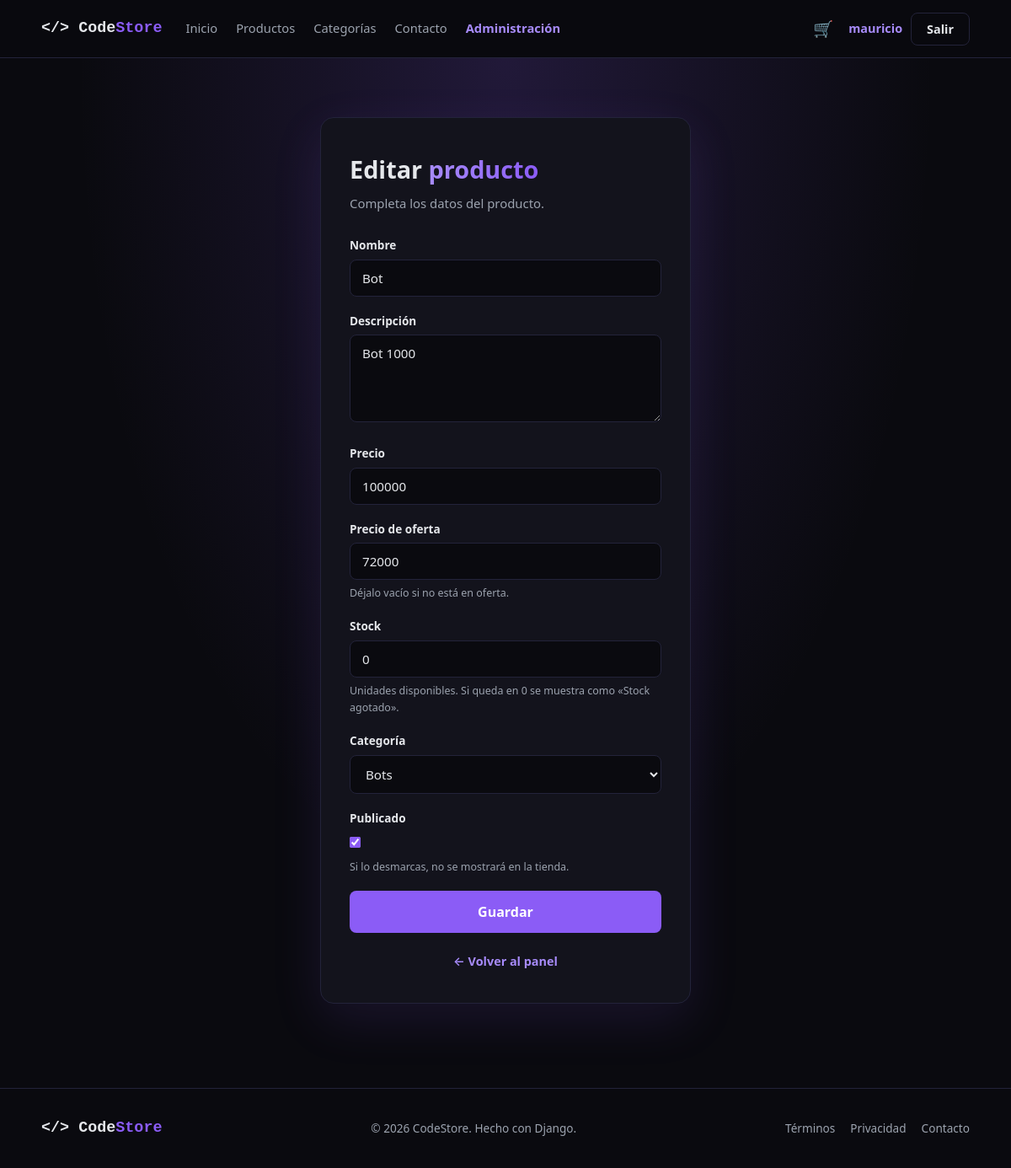
Screenshot of /panel/3/editar/ (signed in) with the database file from the repository.
### productos/models.py (models this page shows, shortened)
class Producto(models.Model):
    CATEGORIAS = [
        ('python', 'Python'),
        ('web', 'Web'),
        ('bots', 'Bots'),
        ('ui', 'Plantillas UI'),
        ('otros', 'Otros'),
    ]
    nombre = models.CharField('Nombre', max_length=120)
    descripcion = models.TextField('Descripción')
    precio = models.PositiveIntegerField('Precio', validators=[MinValueValidator(1)])
    categoria = models.CharField('Categoría', max_length=20, choices=CATEGORIAS, default='otros')
    activo = models.BooleanField(
        'Publicado',
        default=True,
        help_text='Si lo desmarcas, no se mostrará en la tienda.',
    )
    creado = models.DateTimeField(auto_now_add=True)
    precio_oferta = models.PositiveIntegerField(
        'Precio de oferta',
        null=True,
        blank=True,
        help_text='Déjalo vacío si no está en oferta.',
    )
    ICONOS = {'python': '🐍', 'web': '🌐', 'bots': '🤖', 'ui': '🎨'}
    stock = models.PositiveIntegerField(
        'Stock',
        default=10,
        help_text='Unidades disponibles. Si queda en 0 se muestra como «Stock agotado».',
    )
    class Meta:
        ordering = ['-creado']
    @property
    def agotado(self):
        return self.stock == 0

### productos/views.py (the view)
# urls.py: path('<int:pk>/editar/', views.ProductoEditar.as_view(), name='producto_editar'),
class ProductoEditar(AdminRequeridoMixin, SuccessMessageMixin, UpdateView):
    model = Producto
    form_class = ProductoForm
    template_name = 'productos/form.html'
    success_url = reverse_lazy('panel_productos')
    success_message = 'Producto actualizado correctamente.'

### productos/forms.py (shortened to what this page needs)
class ProductoForm(forms.ModelForm):
    class Meta:
        model = Producto
        fields = ('nombre', 'descripcion', 'precio', 'precio_oferta', 'stock', 'categoria', 'activo')
        widgets = {
            'descripcion': forms.Textarea(attrs={'rows': 4}),
        }

### carrito/context_processors.py (called while the page is built)
def contador_carrito(request):
    datos = request.session.get('carrito', {})
    cantidad = len(datos) if isinstance(datos, list) else sum(datos.values())
    return {'carrito_cantidad': cantidad}

### usuarios/mixins.py (called while the page is built)
    def test_func(self):
        return self.request.user.is_staff

### productos/templates/productos/form.html (shortened to what this page needs)
{% extends 'base.html' %}
{% block content %}
<section class="auth">
    <div class="auth-card">
        <h1>{% if object %}Editar{% else %}Nuevo{% endif %} <span class="gradient">producto</span></h1>
        <p class="auth-sub">Completa los datos del producto.</p>
        <form method="post" novalidate>
            {% for field in form %}
                <div class="field">
                    <label for="{{ field.id_for_label }}">{{ field.label }}</label>
                    {{ field }}
                    {% if field.help_text %}
                        <div class="help">{{ field.help_text }}</div>
                    {% endif %}
                </div>
            {% endfor %}
            <button type="submit" class="btn btn-primary btn-lg btn-block">Guardar</button>
        </form>
        <p class="auth-alt"><a href="{% url 'panel_productos' %}">← Volver al panel</a></p>
    </div>
</section>
{% endblock %}

### usuarios/templates/base.html (shortened to what this page needs)
{% load static %}
<!DOCTYPE html>
<html lang="es">
<head>
    <link rel="stylesheet" href="{% static 'usuarios/css/style.css' %}?v=10">
</head>
<body>
<header class="navbar">
    <div class="container nav-inner">
        <a href="{% url 'home' %}" class="logo">&lt;/&gt; Code<span>Store</span></a>
        <nav class="nav-links">
            <a href="{% url 'home' %}">Inicio</a>
            <a href="{% url 'catalogo' %}">Productos</a>
            <a href="{% url 'home' %}#categorias">Categorías</a>
            <a href="{% url 'contacto' %}">Contacto</a>
            {% if user.is_staff %}
                <a href="{% url 'panel_productos' %}" class="nav-admin">Administración</a>
            {% endif %}
        </nav>
        <div class="nav-actions">
            <a href="{% url 'carrito' %}" class="cart" aria-label="Carrito">🛒{% if carrito_cantidad %}<span class="badge">{{ carrito_cantidad }}</span>{% endif %}</a>
            {% if user.is_authenticated %}
                <a href="{% url 'perfil' %}" class="user">{{ user.username }}</a>
                <form method="post" action="{% url 'logout' %}">
                    <button type="submit" class="btn btn-ghost">Salir</button>
                </form>
            {% else %}
                <a href="{% url 'login' %}" class="btn btn-ghost">Iniciar sesión</a>
                <a href="{% url 'register' %}" class="btn btn-primary">Registrarse</a>
            {% endif %}
        </div>
    </div>
</header>
<main>
    {% block content %}{% endblock %}
</main>
<footer class="footer">
    <div class="container footer-inner">
        <a href="{% url 'home' %}" class="logo">&lt;/&gt; Code<span>Store</span></a>
        <p>© 2026 CodeStore. Hecho con Django.</p>
        <div class="footer-links">
            <a href="{% url 'terminos' %}">Términos</a>
            <a href="{% url 'privacidad' %}">Privacidad</a>
            <a href="{% url 'contacto' %}">Contacto</a>
        </div>
    </div>
</footer>
</body>
</html>

### usuarios/static/usuarios/css/style.css (style rules this page uses)
:root { --bg: #0a0a0f; --surface: #13131c; --border: #23233a; --purple: #8b5cf6; --purple-light: #a78bfa; --purple-dark: #6d28d9; --text: #e5e7eb; --muted: #9ca3af; }
* { margin: 0; padding: 0; box-sizing: border-box; }
html { scroll-behavior: smooth; }
body { background: var(--bg); color: var(--text); font-family: 'Segoe UI', system-ui, -apple-system, sans-serif; line-height: 1.6; }
a { color: inherit; text-decoration: none; }
.container { max-width: 1150px; margin: 0 auto; padding: 0 24px; }
.gradient { background: linear-gradient(90deg, var(--purple-light), var(--purple)); -webkit-background-clip: text; background-clip: text; color: transparent; }
.btn { display: inline-block; padding: 9px 18px; border-radius: 8px; font-size: 0.9rem; font-weight: 600; border: 1px solid transparent; cursor: pointer; font-family: inherit; transition: all .2s ease; }
.btn-lg { padding: 13px 26px; font-size: 1rem; }
.btn-primary { background: var(--purple); color: #fff; }
.btn-ghost { background: transparent; color: var(--text); border-color: var(--border); }
.navbar { position: sticky; top: 0; z-index: 100; background: rgba(10, 10, 15, 0.85); backdrop-filter: blur(12px); border-bottom: 1px solid var(--border); }
.nav-inner { display: flex; align-items: center; gap: 28px; height: 68px; }
.logo { font-family: Consolas, monospace; font-weight: 700; font-size: 1.15rem; }
.logo span { color: var(--purple); }
.nav-links { display: flex; gap: 22px; }
.nav-links a { color: var(--muted); font-size: 0.92rem; transition: color .2s; }
.nav-actions { display: flex; align-items: center; gap: 10px; margin-left: auto; }
.nav-actions form { display: inline; }
.user { color: var(--purple-light); font-size: 0.9rem; font-weight: 600; }
.cart { position: relative; padding: 6px 8px; font-size: 1.2rem; }
.footer { border-top: 1px solid var(--border); padding: 32px 0; margin-top: 30px; }
.footer-inner { display: flex; justify-content: space-between; align-items: center; flex-wrap: wrap; gap: 14px; }
.footer p { color: var(--muted); font-size: 0.85rem; }
.footer-links { display: flex; gap: 18px; color: var(--muted); font-size: 0.85rem; }
.auth { display: flex; justify-content: center; padding: 70px 24px; background: radial-gradient(ellipse at 50% 0%, rgba(139, 92, 246, 0.18), transparent 60%); }
.auth-card { width: 100%; max-width: 440px; background: var(--surface); border: 1px solid var(--border); border-radius: 16px; padding: 38px 34px; box-shadow: 0 20px 60px rgba(139, 92, 246, 0.12); }
.auth-card h1 { font-size: 1.8rem; margin-bottom: 6px; }
.auth-sub { color: var(--muted); font-size: 0.93rem; margin-bottom: 26px; }
.field { margin-bottom: 18px; }
.field label { display: block; font-size: 0.85rem; font-weight: 600; margin-bottom: 6px; color: var(--text); }
.field input { width: 100%; background: var(--bg); border: 1px solid var(--border); color: var(--text); padding: 11px 14px; border-radius: 8px; font-size: 0.95rem; font-family: inherit; outline: none; transition: border-color .2s, box-shadow .2s; }
.help { margin-top: 6px; font-size: 0.78rem; color: var(--muted); }
.btn-block { display: block; width: 100%; text-align: center; margin-top: 8px; }
.auth-alt { margin-top: 22px; text-align: center; font-size: 0.9rem; color: var(--muted); }
.auth-alt a { color: var(--purple-light); font-weight: 600; }
.user { transition: color .2s; }
.nav-links a.nav-admin { color: var(--purple-light); font-weight: 600; }
.field textarea, .field select { width: 100%; background: var(--bg); border: 1px solid var(--border); color: var(--text); padding: 11px 14px; border-radius: 8px; font-size: 0.95rem; font-family: inherit; outline: none; resize: vertical; transition: border-color .2s, box-shadow .2s; }
.field input[type="checkbox"] { width: auto; margin-right: 8px; accent-color: var(--purple); }

### rows the page displays
Producto: form "Bot" "Bot 1000" "100000" "72000" "0" "Bots" "☑"

### other values shown
{{ user.username }} "mauricio"
{{ field.label }} "Nombre" "Descripción" "Precio" "Precio de oferta" "Stock" "Categoría" "Publicado"
{{ field.help_text }} "Déjalo vacío si no está en oferta." "Unidades disponibles. Si queda en 0 se muestra como «Stock agotado»." "Si lo desmarcas, no se mostrará en la tienda."
